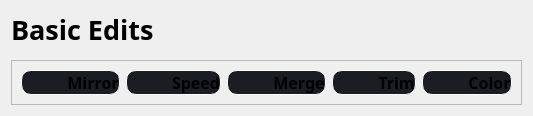
                  <widget class="QWidget" name="editing_page">
                   <layout class="QVBoxLayout" name="verticalLayout_16">
                    <item>
                     <widget class="QLabel" name="label_6">
                      <property name="maximumSize">
                       <size>
                        <width>16777215</width>
                        <height>90</height>
                       </size>
                      </property>
                      <property name="font">
                       <font>
                        <family>Segoe UI Black</family>
                        <pointsize>20</pointsize>
                        <weight>75</weight>
                        <bold>true</bold>
                       </font>
                      </property>
                      <property name="text">
                       <string>Basic Edits</string>
                      </property>
                     </widget>
                    </item>
                    <item>
                     <widget class="QFrame" name="frame_29">
                      <property name="styleSheet">
                       <string notr="true">border:2px solid white;
border-radius:10px;</string>
                      </property>
                      <property name="frameShape">
                       <enum>QFrame::StyledPanel</enum>
                      </property>
                      <property name="frameShadow">
                       <enum>QFrame::Raised</enum>
                      </property>
                     </widget>
                    </item>
                    <item>
                     <widget class="QFrame" name="frame_28">
                      <property name="maximumSize">
                       <size>
                        <width>16777215</width>
                        <height>160</height>
                       </size>
                      </property>
                      <property name="frameShape">
                       <enum>QFrame::StyledPanel</enum>
                      </property>
                      <property name="frameShadow">
                       <enum>QFrame::Raised</enum>
                      </property>
                      <layout class="QHBoxLayout" name="horizontalLayout_13">
                       <item>
                        <widget class="QPushButton" name="btn_mirror">
                         <property name="font">
                          <font>
                           <family>Segoe UI Black</family>
                           <pointsize>12</pointsize>
                           <weight>75</weight>
                           <bold>true</bold>
                          </font>
                         </property>
                         <property name="styleSheet">
                          <string notr="true">QPushButton {	
	
    background-repeat: no-repeat;
	border:1px solid white;
	border-radius:10px;
	background-color: rgb(27, 29, 35);
	text-align: center;
	padding-left: 45px;
}
QPushButton:hover {
	background-color: rgb(33, 37, 43);
	border-left: 28px solid rgb(33, 37, 43);
}
QPushButton:pressed {	
	background-color: rgb(85, 170, 255);
	border-left: 28px solid rgb(85, 170, 255);
}</string>
                         </property>
                         <property name="text">
                          <string>Mirror</string>
                         </property>
                        </widget>
                       </item>
                       <item>
                        <widget class="QPushButton" name="btn_speed">
                         <property name="font">
                          <font>
                           <family>Segoe UI Black</family>
                           <pointsize>12</pointsize>
                           <weight>75</weight>
                           <bold>true</bold>
                          </font>
                         </property>
                         <property name="styleSheet">
                          <string notr="true">QPushButton {	
	
    background-repeat: no-repeat;
	border:1px solid white;
	border-radius:10px;
	background-color: rgb(27, 29, 35);
	text-align: center;
	padding-left: 45px;
}
QPushButton:hover {
	background-color: rgb(33, 37, 43);
	border-left: 28px solid rgb(33, 37, 43);
}
QPushButton:pressed {	
	background-color: rgb(85, 170, 255);
	border-left: 28px solid rgb(85, 170, 255);
}</string>
                         </property>
                         <property name="text">
                          <string>Speed</string>
                         </property>
                        </widget>
                       </item>
                       <item>
                        <widget class="QPushButton" name="btn_merge">
                         <property name="font">
                          <font>
                           <family>Segoe UI Black</family>
                           <pointsize>12</pointsize>
                           <weight>75</weight>
                           <bold>true</bold>
                          </font>
                         </property>
                         <property name="styleSheet">
                          <string notr="true">QPushButton {	
	
    background-repeat: no-repeat;
	border:1px solid white;
	border-radius:10px;
	background-color: rgb(27, 29, 35);
	text-align: center;
	padding-left: 45px;
}
QPushButton:hover {
	background-color: rgb(33, 37, 43);
	border-left: 28px solid rgb(33, 37, 43);
}
QPushButton:pressed {	
	background-color: rgb(85, 170, 255);
	border-left: 28px solid rgb(85, 170, 255);
}</string>
                         </property>
                         <property name="text">
                          <string>Merge</string>
                         </property>
                        </widget>
                       </item>
                       <item>
                        <widget class="QPushButton" name="btn_trim">
                         <property name="font">
                          <font>
                           <family>Segoe UI Black</family>
                           <pointsize>12</pointsize>
                           <weight>75</weight>
                           <bold>true</bold>
                          </font>
                         </property>
                         <property name="styleSheet">
                          <string notr="true">QPushButton {	
	
    background-repeat: no-repeat;
	border:1px solid white;
	border-radius:10px;
	background-color: rgb(27, 29, 35);
	text-align: center;
	padding-left: 45px;
}
QPushButton:hover {
	background-color: rgb(33, 37, 43);
	border-left: 28px solid rgb(33, 37, 43);
}
QPushButton:pressed {	
	background-color: rgb(85, 170, 255);
	border-left: 28px solid rgb(85, 170, 255);
}</string>
                         </property>
                         <property name="text">
                          <string>Trim</string>
                         </property>
                        </widget>
                       </item>
                       <item>
                        <widget class="QPushButton" name="btn_color">
                         <property name="font">
                          <font>
                           <family>Segoe UI Black</family>
                           <pointsize>12</pointsize>
                           <weight>75</weight>
                           <bold>true</bold>
                          </font>
                         </property>
                         <property name="styleSheet">
                          <string notr="true">QPushButton {	
	
    background-repeat: no-repeat;
	border:1px solid white;
	border-radius:10px;
	background-color: rgb(27, 29, 35);
	text-align: center;
	padding-left: 45px;
}
QPushButton:hover {
	background-color: rgb(33, 37, 43);
	border-left: 28px solid rgb(33, 37, 43);
}
QPushButton:pressed {	
	background-color: rgb(85, 170, 255);
	border-left: 28px solid rgb(85, 170, 255);
}</string>
                         </property>
                         <property name="text">
                          <string>Color</string>
                         </property>
                        </widget>
                       </item>
                      </layout>
                     </widget>
                    </item>
                   </layout>
                  </widget>
